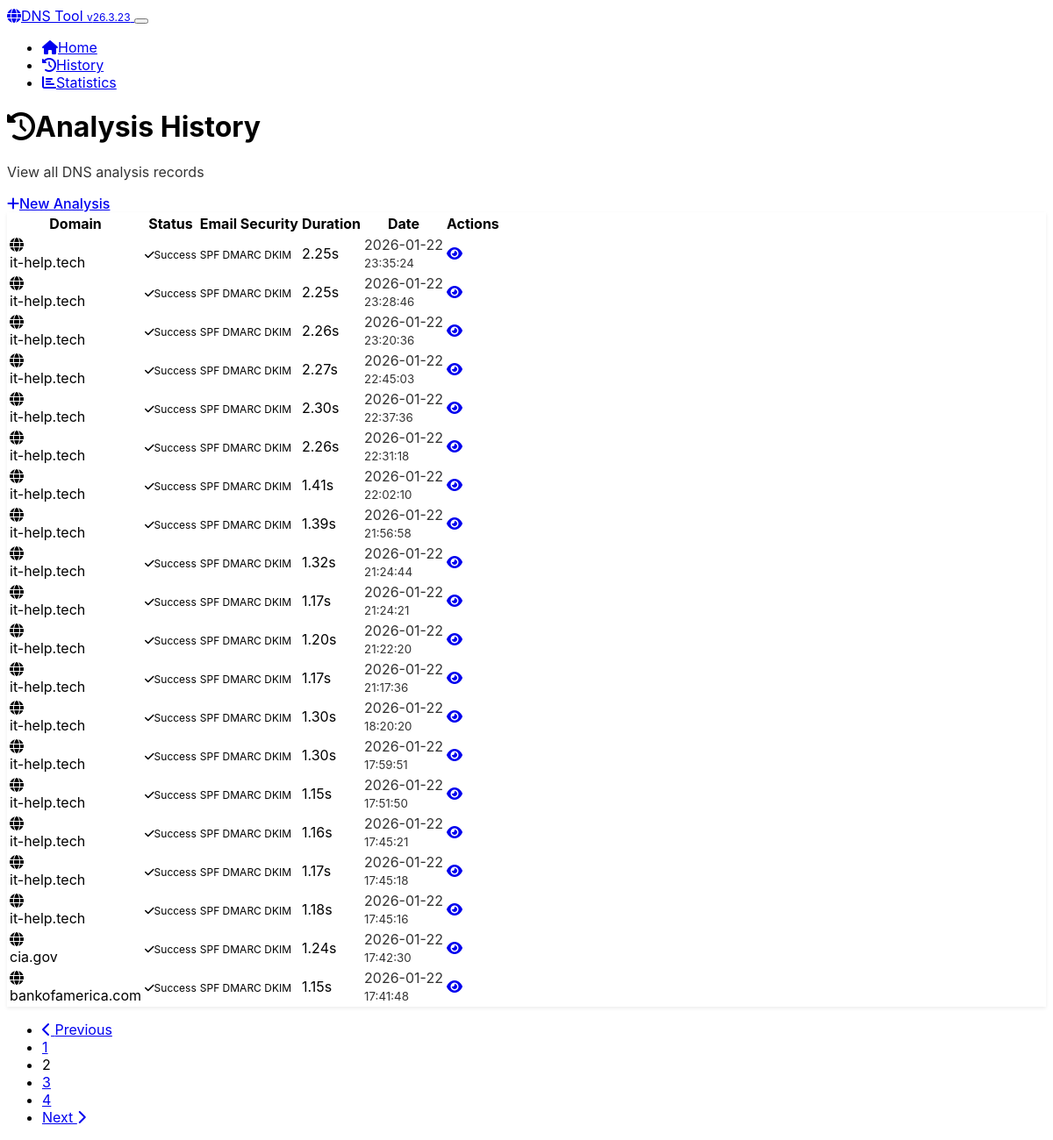
Page /history?page=2 on the committed database.
### app.py (models this page shows, shortened)
class DomainAnalysis(db.Model):
    __tablename__ = 'domain_analyses'
    id = db.Column(db.Integer, primary_key=True)
    domain = db.Column(db.String(255), nullable=False, index=True)
    ascii_domain = db.Column(db.String(255), nullable=False)
    basic_records = db.Column(JSON)
    authoritative_records = db.Column(JSON)
    spf_status = db.Column(db.String(20))
    spf_records = db.Column(JSON)
    dmarc_status = db.Column(db.String(20))
    dmarc_policy = db.Column(db.String(20))
    dmarc_records = db.Column(JSON)
    dkim_status = db.Column(db.String(20))
    dkim_selectors = db.Column(JSON)
    registrar_name = db.Column(db.String(255))
    registrar_source = db.Column(db.String(20))
    analysis_success = db.Column(db.Boolean, default=True)
    error_message = db.Column(db.Text)
    analysis_duration = db.Column(db.Float)  # seconds
    created_at = db.Column(db.DateTime, default=datetime.utcnow, nullable=False)
    updated_at = db.Column(db.DateTime, default=datetime.utcnow, onupdate=datetime.utcnow)

### app.py (the view)
@app.route('/history')
def history():
    page = request.args.get('page', 1, type=int)
    per_page = 20
    analyses = DomainAnalysis.query.order_by(
        DomainAnalysis.created_at.desc()
    ).paginate(
        page=page, per_page=per_page, error_out=False
    )
    return render_template('history.html', analyses=analyses)

### app.py (called while the page is built)
@app.context_processor
def inject_version():
    return {'app_version': APP_VERSION}

### templates/history.html (shortened to what this page needs)
<!DOCTYPE html>
<html lang="en" data-bs-theme="dark">
<head>
    <link href="https://cdn.replit.com/agent/bootstrap-agent-dark-theme.min.css" rel="stylesheet">
    <link href="{{ url_for('static', filename='css/custom.css') }}" rel="stylesheet">
    <link rel="preload" href="https://cdnjs.cloudflare.com/ajax/libs/font-awesome/6.4.0/css/all.min.css" as="style" onload="this.onload=null;this.rel='stylesheet'">
</head>
<body>
    <nav class="navbar navbar-expand-lg navbar-dark bg-dark">
        <div class="container">
            <a class="navbar-brand" href="{{ url_for('index') }}">
                <i class="fas fa-globe me-2"></i>DNS Tool <span class="badge bg-secondary ms-1">v{{ app_version }}</span>
            </a>
            <button class="navbar-toggler" type="button" data-bs-toggle="collapse" data-bs-target="#navbarNav">
            </button>
            <div class="collapse navbar-collapse" id="navbarNav">
                <ul class="navbar-nav ms-auto">
                    <li class="nav-item">
                        <a class="nav-link" href="{{ url_for('index') }}">
                            <i class="fas fa-home me-1"></i>Home
                        </a>
                    </li>
                    <li class="nav-item">
                        <a class="nav-link active" href="{{ url_for('history') }}">
                            <i class="fas fa-history me-1"></i>History
                        </a>
                    </li>
                    <li class="nav-item">
                        <a class="nav-link" href="{{ url_for('stats') }}">
                            <i class="fas fa-chart-bar me-1"></i>Statistics
                        </a>
                    </li>
                </ul>
            </div>
        </div>
    </nav>
    <div class="container my-4">
        <div class="d-flex justify-content-between align-items-center mb-4">
            <div>
                <h1 class="h3 mb-1">
                    <i class="fas fa-history me-2"></i>Analysis History
                </h1>
                <p class="text-muted mb-0">View all DNS analysis records</p>
            </div>
            <a href="{{ url_for('index') }}" class="btn btn-primary">
                <i class="fas fa-plus me-2"></i>New Analysis
            </a>
        </div>
        {% if analyses.items %}
            <div class="card">
                <div class="card-body">
                    <div class="table-responsive">
                        <table class="table table-hover mb-0">
                            <thead>
                                <tr>
                                    <th>Domain</th>
                                    <th>Status</th>
                                    <th>Email Security</th>
                                    <th>Duration</th>
                                    <th>Date</th>
                                    <th>Actions</th>
                                </tr>
                            </thead>
                            <tbody>
                                {% for analysis in analyses.items %}
                                <tr>
                                    <td>
                                        <div class="d-flex align-items-center">
                                            <i class="fas fa-globe text-primary me-2"></i>
                                            <div>
                                                <div class="fw-medium">{{ analysis.domain }}</div>
                                            </div>
                                        </div>
                                    </td>
                                    <td>
                                        {% if analysis.analysis_success %}
                                            <span class="badge bg-success">
                                                <i class="fas fa-check me-1"></i>Success
                                            </span>
                                        {% else %}
                                            <span class="badge bg-danger">
                                                <i class="fas fa-times me-1"></i>Failed
                                            </span>
                                        {% endif %}
                                    </td>
                                    <td>
                                        <div class="d-flex gap-1">
                                            {% if analysis.spf_status %}
                                                <span class="badge bg-{{ 'success' if analysis.spf_status == 'success' else 'warning' if analysis.spf_status == 'warning' else 'danger' }}" title="SPF">
                                                    SPF
                                                </span>
                                            {% endif %}
                                            {% if analysis.dmarc_status %}
                                                <span class="badge bg-{{ 'success' if analysis.dmarc_status == 'success' else 'warning' if analysis.dmarc_status == 'warning' else 'danger' }}" title="DMARC">
                                                    DMARC
                                                </span>
                                            {% endif %}
                                            {% if analysis.dkim_status %}
                                                <span class="badge bg-{{ 'success' if analysis.dkim_status == 'success' else 'warning' }}" title="DKIM">
                                                    DKIM
                                                </span>
                                            {% endif %}
                                        </div>
                                    </td>
                                    <td>
                                        {% if analysis.analysis_duration %}
                                            {{ "%.2f"|format(analysis.analysis_duration) }}s
                                        {% else %}
                                            -
                                        {% endif %}
                                    </td>
                                    <td>
                                        <div class="text-muted">
                                            {{ analysis.created_at.strftime('%Y-%m-%d') }}<br>
                                            <small>{{ analysis.created_at.strftime('%H:%M:%S') }}</small>
                                        </div>
                                    </td>
                                    <td>
                                        <div class="btn-group" role="group">
                                            <a href="{{ url_for('view_analysis', analysis_id=analysis.id) }}"
                                               class="btn btn-sm btn-outline-primary" title="View Details">
                                                <i class="fas fa-eye"></i>
                                            </a>
                                        </div>
                                    </td>
                                </tr>
                                {% endfor %}
                            </tbody>
                        </table>
                    </div>
                </div>
            </div>
            {% if analyses.pages > 1 %}
                <nav aria-label="Analysis history pagination" class="mt-4">
                    <ul class="pagination justify-content-center">
                        {% if analyses.has_prev %}
                            <li class="page-item">
                                <a class="page-link" href="{{ url_for('history', page=analyses.prev_num) }}">
                                    <i class="fas fa-chevron-left"></i> Previous
                                </a>
                            </li>
                        {% endif %}
                        {% for page_num in analyses.iter_pages() %}
                            {% if page_num %}
                                {% if page_num != analyses.page %}
                                    <li class="page-item">
                                        <a class="page-link" href="{{ url_for('history', page=page_num) }}">{{ page_num }}</a>
                                    </li>
                                {% else %}
                                    <li class="page-item active">
                                        <span class="page-link">{{ page_num }}</span>
                                    </li>
                                {% endif %}
                            {% else %}
                                <li class="page-item disabled">
                                    <span class="page-link">...</span>
                                </li>
                            {% endif %}
                        {% endfor %}
                        {% if analyses.has_next %}
                            <li class="page-item">
                                <a class="page-link" href="{{ url_for('history', page=analyses.next_num) }}">
                                    Next <i class="fas fa-chevron-right"></i>
                                </a>
                            </li>
                        {% endif %}
                    </ul>
                </nav>
            {% endif %}
        {% endif %}
    </div>
</body>
</html>

### static/css/custom.css (style rules this page uses)
:root { --code-bg: hsl(210, 11%, 15%); --code-border: hsl(210, 11%, 25%); --feature-icon-size: 3rem; }
body { font-family: -apple-system, BlinkMacSystemFont, 'Segoe UI', Roboto, sans-serif; }
.card { border: 1px solid var(--bs-border-color); box-shadow: 0 0.125rem 0.25rem rgba(0, 0, 0, 0.075); }
.badge { font-size: 0.75em; }
.btn { border-radius: 0.375rem; font-weight: 500; }
.text-muted { opacity: 0.8; }

### rows in the picture
DomainAnalysis: domain "it-help.tech", analysis_success True (drawn), analysis_duration "2.25", created_at "2026-01-22", created_at "23:35:24"
DomainAnalysis: domain "it-help.tech", analysis_success True (drawn), analysis_duration "2.25", created_at "2026-01-22", created_at "23:28:46"
DomainAnalysis: domain "it-help.tech", analysis_success True (drawn), analysis_duration "2.26", created_at "2026-01-22", created_at "23:20:36"
DomainAnalysis: domain "it-help.tech", analysis_success True (drawn), analysis_duration "2.27", created_at "2026-01-22", created_at "22:45:03"
DomainAnalysis: domain "it-help.tech", analysis_success True (drawn), analysis_duration "2.30", created_at "2026-01-22", created_at "22:37:36"
DomainAnalysis: domain "it-help.tech", analysis_success True (drawn), analysis_duration "2.26", created_at "2026-01-22", created_at "22:31:18"
DomainAnalysis: domain "it-help.tech", analysis_success True (drawn), analysis_duration "1.41", created_at "2026-01-22", created_at "22:02:10"
DomainAnalysis: domain "it-help.tech", analysis_success True (drawn), analysis_duration "1.39", created_at "2026-01-22", created_at "21:56:58"
DomainAnalysis: domain "it-help.tech", analysis_success True (drawn), analysis_duration "1.32", created_at "2026-01-22", created_at "21:24:44"
DomainAnalysis: domain "it-help.tech", analysis_success True (drawn), analysis_duration "1.17", created_at "2026-01-22", created_at "21:24:21"
DomainAnalysis: domain "it-help.tech", analysis_success True (drawn), analysis_duration "1.20", created_at "2026-01-22", created_at "21:22:20"
DomainAnalysis: domain "it-help.tech", analysis_success True (drawn), analysis_duration "1.17", created_at "2026-01-22", created_at "21:17:36"
DomainAnalysis: domain "it-help.tech", analysis_success True (drawn), analysis_duration "1.30", created_at "2026-01-22", created_at "18:20:20"
DomainAnalysis: domain "it-help.tech", analysis_success True (drawn), analysis_duration "1.30", created_at "2026-01-22", created_at "17:59:51"
DomainAnalysis: domain "it-help.tech", analysis_success True (drawn), analysis_duration "1.15", created_at "2026-01-22", created_at "17:51:50"
DomainAnalysis: domain "it-help.tech", analysis_success True (drawn), analysis_duration "1.16", created_at "2026-01-22", created_at "17:45:21"
DomainAnalysis: domain "it-help.tech", analysis_success True (drawn), analysis_duration "1.17", created_at "2026-01-22", created_at "17:45:18"
DomainAnalysis: domain "it-help.tech", analysis_success True (drawn), analysis_duration "1.18", created_at "2026-01-22", created_at "17:45:16"
DomainAnalysis: domain "cia.gov", analysis_success True (drawn), analysis_duration "1.24", created_at "2026-01-22", created_at "17:42:30"
DomainAnalysis: domain "bankofamerica.com", analysis_success True (drawn), analysis_duration "1.15", created_at "2026-01-22", created_at "17:41:48"

### other values in the picture
{{ app_version }} "26.3.23"
{{ page_num }} "1" "3" "4"
{{ page_num }} "2"
